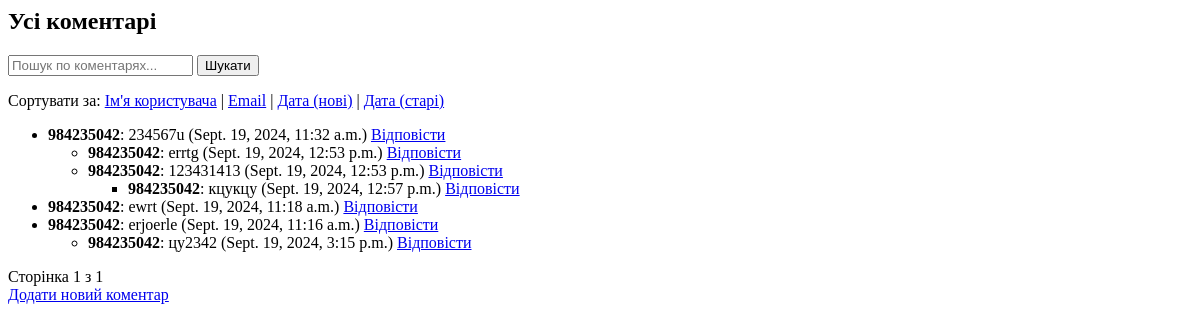
The app's page /comments/, older data.
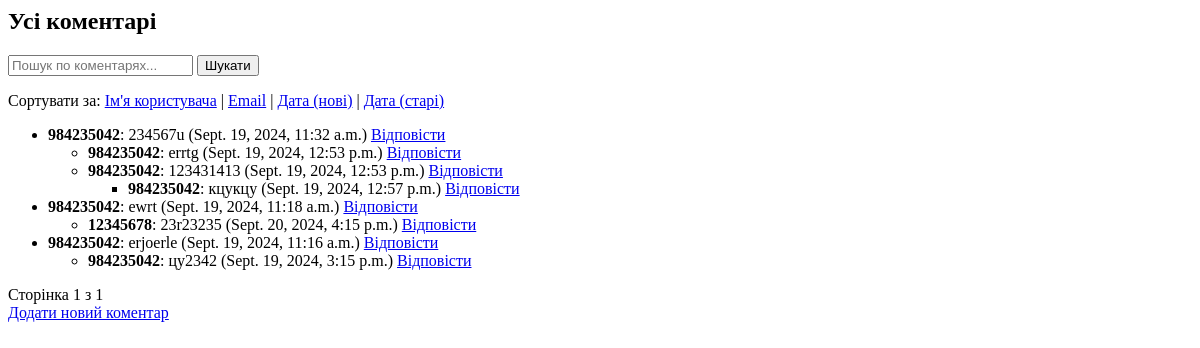
The same page, newer data.
### comments/models.py (models this page shows, shortened)
class Comment(models.Model):
    username = models.CharField(max_length=255)
    email = models.EmailField()
    homepage = models.URLField(blank=True, null=True)
    captcha = models.CharField(max_length=6)
    text = models.TextField()
    image = models.ImageField(upload_to='images/', blank=True, null=True)
    file = models.FileField(upload_to='files/', blank=True, null=True)
    parent = models.ForeignKey('self', null=True, blank=True, related_name='replies', on_delete=models.CASCADE)
    created_at = models.DateTimeField(auto_now_add=True)

### comments/views.py (the view)
# urls.py: path('', views.comment_list, name='comment_list'),
def comment_list(request):
    query = request.GET.get('q', '')
    sort_by = request.GET.get('sort', '-created_at')  # За замовчуванням сортуємо за датою (нові спочатку)
    if query:
        comment_list = Comment.objects.filter(
            Q(username__icontains=query) | Q(text__icontains=query)
        ).order_by(sort_by)
    else:
        comment_list = Comment.objects.filter(parent__isnull=True).order_by(sort_by)
    paginator = Paginator(comment_list, 5)
    page_number = request.GET.get('page')
    page_obj = paginator.get_page(page_number)
    return render(request, 'comments/comment_list.html', {'page_obj': page_obj, 'query': query, 'sort_by': sort_by})

### comments/templates/comments/comment_list.html (shortened to what this page needs)
<h2>Усі коментарі</h2>
<form method="GET" action="{% url 'comments:comment_list' %}">
    <input type="text" name="q" placeholder="Пошук по коментарях..." value="{{ query }}">
    <button type="submit">Шукати</button>
</form>
<div>
    <label>Сортувати за: </label>
    <a href="?sort=username&q={{ query }}">Ім'я користувача</a> |
    <a href="?sort=email&q={{ query }}">Email</a> |
    <a href="?sort=-created_at&q={{ query }}">Дата (нові)</a> |
    <a href="?sort=created_at&q={{ query }}">Дата (старі)</a>
</div>
<ul>
    {% for comment in page_obj %}
        <li>
            <strong>{{ comment.username }}</strong>: {{ comment.text }} ({{ comment.created_at }})
            <a href="{% url 'comments:reply_comment' comment.id %}">Відповісти</a>
            {% if comment.replies.all %}
                <ul>
                    {% include 'comments/comment_replies.html' with replies=comment.replies.all %}
                </ul>
            {% endif %}
        </li>
    {% endfor %}
</ul>
<div class="pagination">
    <span class="step-links">
        <span>Сторінка {{ page_obj.number }} з {{ page_obj.paginator.num_pages }}</span>
    </span>
</div>
<a href="{% url 'comments:add_comment' %}">Додати новий коментар</a>

### comments/templates/comments/comment_replies.html
{% for reply in replies %}
    <li>
        <strong>{{ reply.username }}</strong>: {{ reply.text }} ({{ reply.created_at }})
        <a href="{% url 'comments:reply_comment' reply.id %}">Відповісти</a>
        {% if reply.replies.all %}
            <ul>
                {% include 'comments/comment_replies.html' with replies=reply.replies.all %}
            </ul>
        {% endif %}
    </li>
{% endfor %}

Row changes from the older to the newer data that the page shows:
added Comment: username "12345678", text "23r23235", created_at "Sept. 20, 2024, 4:15 p.m.", shown under "984235042"
